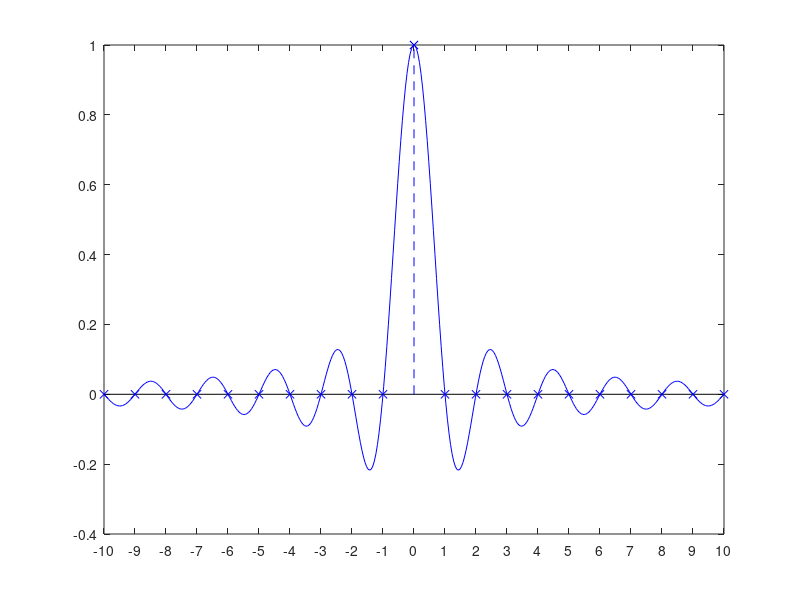
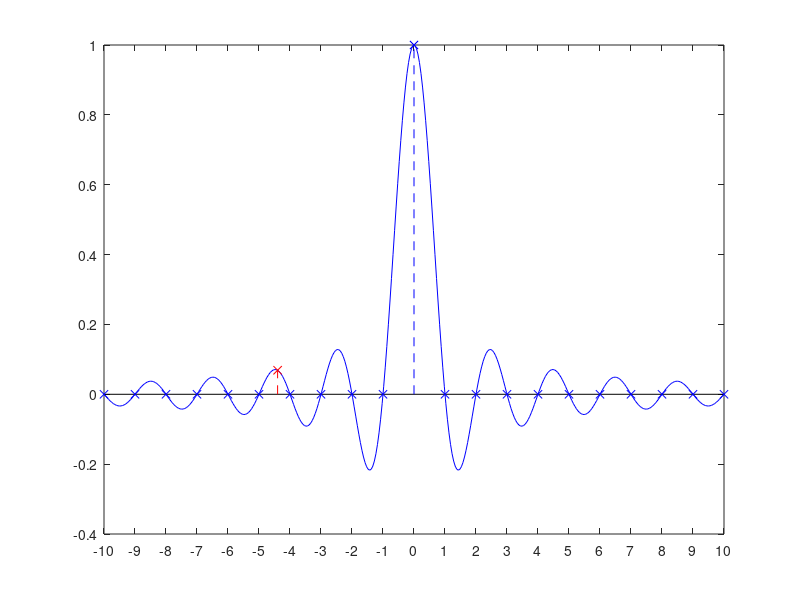
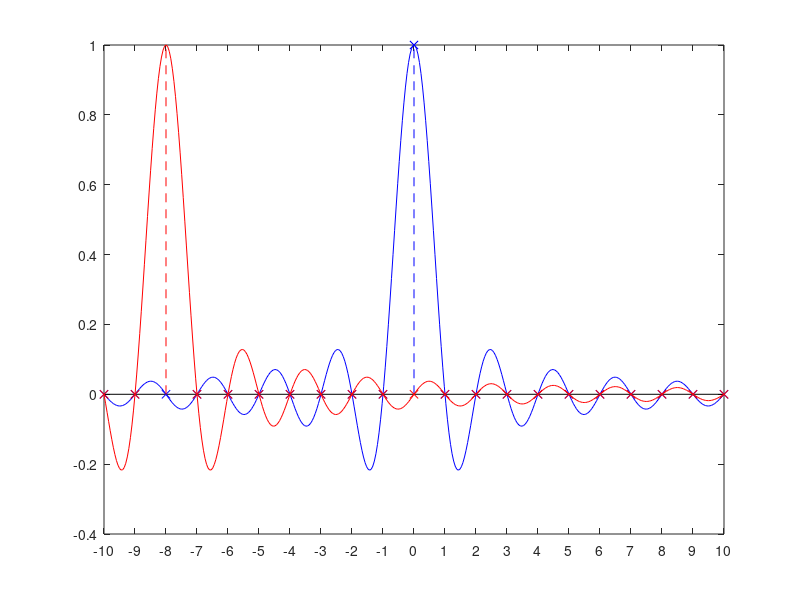
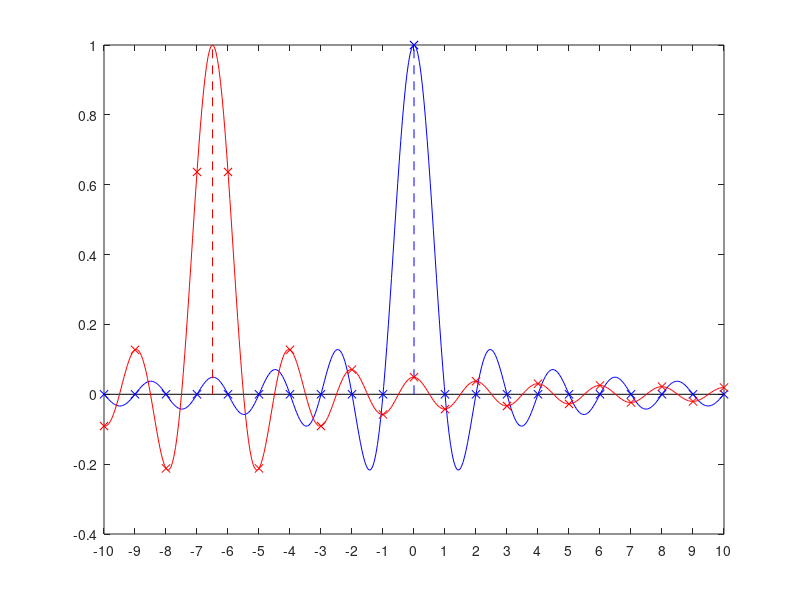

These charts were generated, in order, by the following MATLAB code: (Note: this script raises an error after producing the figures.)


xvals=linspace(-10,10,400);
xbgvals=linspace(-10,10,21);
yvals = @(x) sin(pi*x)./(pi*x);
plotSinc=figure();
plot(xvals,yvals(xvals),'b');
xticks(-10:1:10);
hold on
plot(linspace(-10,10,2),linspace(0,0,2),'k-');
plot(linspace(0,0,2),linspace(0,1,2),'b--');
plot(xbgvals,yvals(xbgvals),'bx');
plot(0,1,'bx')
exportgraphics(plotSinc,'sincplotOnGrid.jpeg')
plot([-4.4,-4.4],[0,yvals(-4.4)],'r--')
plot(-4.4,yvals(-4.4),'rx')
exportgraphics(plotSinc,'sincplotOnGridInterp.jpeg')
hold off
vec=[-8,-6.5, -0.35, 2.7];
for j1=1:4
plot(xvals,yvals(xvals),'b');
xticks(-10:1:10);
hold on
plot(linspace(-10,10,2),linspace(0,0,2),'k-');
plot(xbgvals,yvals(xbgvals),'bx');
plot(linspace(0,0,2),linspace(0,1,2),'b--');
plot(0,1,'bx')
plot(xvals,yvals(xvals-vec(j1)),'r');
plot(xbgvals,yvals(xbgvals-vec(j1)),'rx');
plot(linspace(vec(j1),vec(j1),2),linspace(0,1,2),'r--');
name=['sincplotOffGrid' num2str(j1) '.jpeg'];
hold off
exportgraphics(plotSinc,name)
end

clear
close all
import kwave.toolbox.*

acc=0.005;
dx=1e-4;
Nx=256;

kgrid1D=Grid( Nx,  dx , 0);

medium1D=Medium(kgrid1D);
medium1D.materialIDGrid=1;
source = AcousticSource(kgrid1D);
setting=Settings;
setting.plotSimulation="on";
source.initialPressure = zeros(kgrid1D.gridSize);
p0= @(x) exp(-(x/(10*dx)).^2);
source.initialPressure=p0(kgrid1D.x);
dt1=0.4e-7;
Nt1=150;
solver=AcousticSolver(kgrid1D, medium1D, source, [],setting);
solver.run(Nt=Nt1,dt=dt1);
figure(6);
plot(kgrid1D.x, (p0(kgrid1D.x+medium1D.soundSpeed*dt1*Nt1) + p0(kgrid1D.x-medium1D.soundSpeed*dt1*Nt1))/2 ,'r')
hold on
plot(kgrid1D.x,solver.pressure,'b--')

newplot=figure(7);
plot(kgrid1D.x, (p0(kgrid1D.x+medium1D.soundSpeed*dt1*Nt1) + p0(kgrid1D.x-medium1D.soundSpeed*dt1*Nt1))/2 ,'r')
hold on
plot(kgrid1D.x,solver.pressure,'b--')

p= p0(kgrid1D.x);
dp = derr(p,dx);
u= + dt1*dp/2;
c0=medium1D.soundSpeed;
for j1=1:Nt1
    dp = derr(p,dx);
    u = u - dt1*dp;
    du = derr(u,dx);
    p=p-dt1*(c0.^2)*du;
    % figure(5)
    % plot(p)
end

zoomed=figure(6);
hold on
plot(kgrid1D.x,p,'m--')
 xlim([0.0085,0.0095])

full=figure(7);
hold on
plot(kgrid1D.x,p,'m--')

exportgraphics(full,'withcorrectionfull.jpeg')
exportgraphics(zoomed,'withcorrectionzoom.jpeg')


function dF = derr(f,dx)
    dF=zeros(size(f));
    dF(2:end-1)=(f(1:end-2) - f(3:end))/(2*dx);
    dF(1)=(f(end) - f(2))/(2*dx);
    dF(end)=(f(end-1) - f(1))/(2*dx);
end
